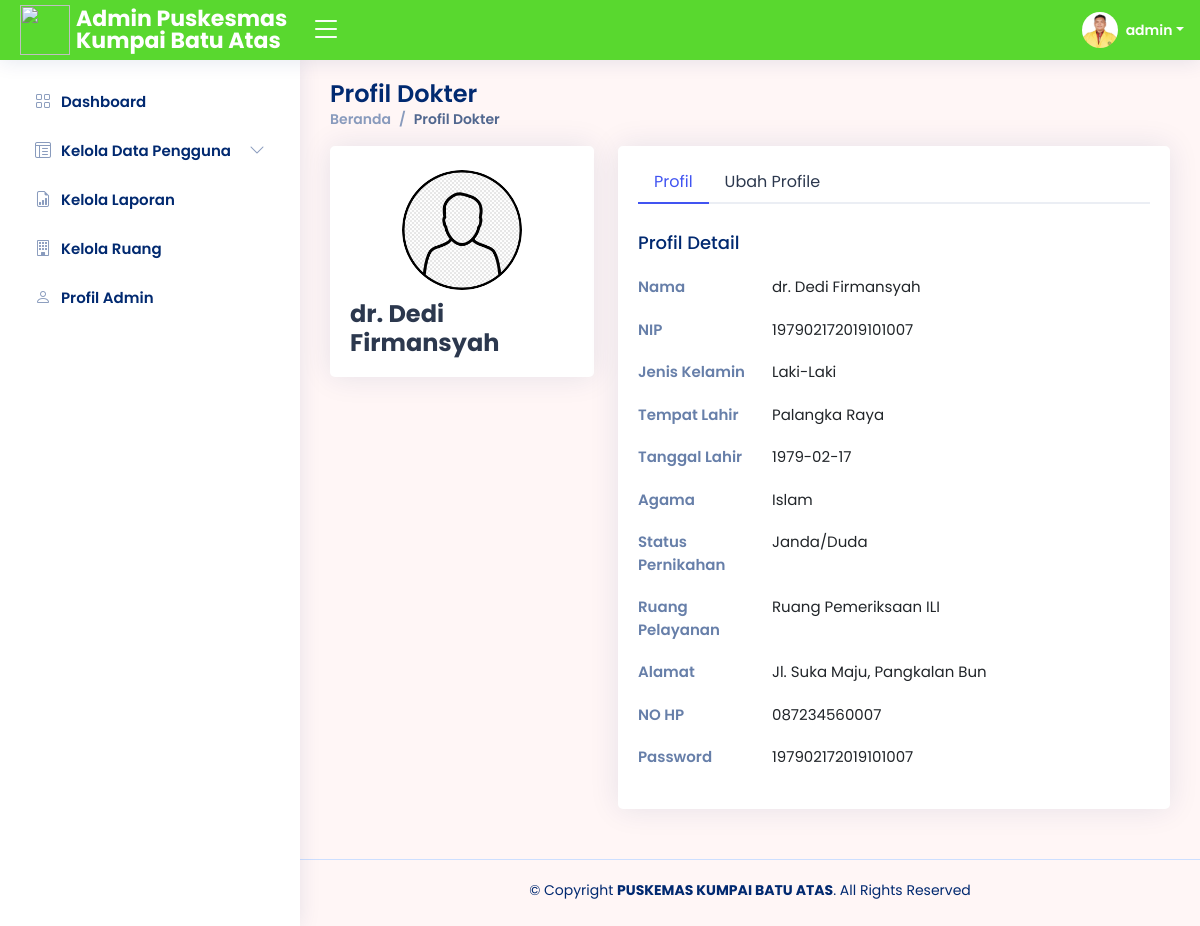
Screenshot of /adm/Kelola_Dokter/detail-dokter.php?nip_dokter=197902172019101007 (signed in) with the database file from the repository.
### tables this page shows
CREATE TABLE `dokter` (
  `nip_dokter` bigint(20) NOT NULL,
  `id_ruang` bigint(20) NOT NULL,
  `foto_dokter` text NOT NULL,
  `nama_dokter` varchar(50) NOT NULL,
  `jk_dokter` enum('Laki-Laki','Perempuan') NOT NULL,
  `agama_dokter` enum('Islam','Kristen','Katolik','Hindu','Buddha','Khonghucu') NOT NULL,
  `status_pernikahan_dokter` enum('Sudah Menikah','Belum Menikah','Janda/Duda') NOT NULL,
  `alamat_dokter` varchar(100) NOT NULL,
  `no_hp_dokter` varchar(50) NOT NULL,
  `password_dokter` varchar(50) NOT NULL,
  `tgl_lahir_dokter` date NOT NULL,
  `tempat_lahir_dokter` varchar(50) NOT NULL
);

CREATE TABLE `ruang` (
  `id_ruang` bigint(20) NOT NULL,
  `nama_ruang` varchar(100) NOT NULL,
  `tipe_ruang` enum('pelayanan','internal') NOT NULL DEFAULT 'pelayanan'
);

### adm/Kelola_Dokter/detail-dokter.php (the view, shortened to what this page needs)
<?php
require 'function-dokter.php';
$detail = $_GET["nip_dokter"];
?>
<!DOCTYPE html>
<html lang="en">
<head>
  <?php
  include '../link.php';
  ?>
</head>
<body>
  <?php
  include '../header.php';
  include '../siderbar.php';
  ?>
  <main id="main" class="main">
    <?php
    $tampildokter = mysqli_query($conn, "SELECT * FROM dokter a left join ruang b on a.id_ruang=b.id_ruang WHERE nip_dokter='$detail'");
    while ($data = mysqli_fetch_array($tampildokter)) {
      $foto_dokter = $data['foto_dokter'];
      $nama_dokter = $data['nama_dokter'];
      $tempat_lahir_dokter = $data['tempat_lahir_dokter'];
      $tgl_lahir_dokter = $data['tgl_lahir_dokter'];
    ?>
      <div class="pagetitle">
        <h1>Profil Dokter</h1>
        <nav>
          <ol class="breadcrumb">
            <li class="breadcrumb-item"><a href="../Dashboard/index.php">Beranda</a></li>
            <li class="breadcrumb-item active">Profil Dokter</li>
          </ol>
        </nav>
      </div>
      <section class="section profile">
        <div class="row">
          <div class="col-xl-4">
            <div class="card">
              <div class="card-body profile-card pt-4 d-flex flex-column align-items-center">
                <img src="img/<?= $foto_dokter; ?>" alt="<?= $foto_dokter; ?>" class="rounded-circle">
                <h2><?= $nama_dokter; ?></h2>
              </div>
            </div>
          </div>
          <div class="col-xl-8">
            <div class="card">
              <div class="card-body pt-3">
                <ul class="nav nav-tabs nav-tabs-bordered">
                  <li class="nav-item">
                    <button class="nav-link active" data-bs-toggle="tab" data-bs-target="#profile-overview">Profil</button>
                  </li>
                  <li class="nav-item">
                    <button class="nav-link" data-bs-toggle="tab" data-bs-target="#profile-edit">Ubah Profile</button>
                  </li>
                </ul>
                <div class="tab-content pt-2">
                  <div class="tab-pane fade show active profile-overview" id="profile-overview">
                    <h5 class="card-title">Profil Detail</h5>
                    <div class="row">
                      <div class="col-lg-3 col-md-4 label ">Nama</div>
                      <div class="col-lg-9 col-md-8"><?php echo $data['nama_dokter']; ?></div>
                    </div>
                    <div class="row">
                      <div class="col-lg-3 col-md-4 label ">NIP</div>
                      <div class="col-lg-9 col-md-8"><?php echo $data['nip_dokter']; ?></div>
                    </div>
                    <div class="row">
                      <div class="col-lg-3 col-md-4 label ">Jenis Kelamin</div>
                      <div class="col-lg-9 col-md-8"><?php echo $data['jk_dokter']; ?></div>
                    </div>
                    <div class="row">
                      <div class="col-lg-3 col-md-4 label ">Tempat Lahir</div>
                      <div class="col-lg-9 col-md-8"><?= $tempat_lahir_dokter; ?></div>
                    </div>
                    <div class="row">
                      <div class="col-lg-3 col-md-4 label ">Tanggal Lahir</div>
                      <div class="col-lg-9 col-md-8"><?= $tgl_lahir_dokter; ?></div>
                    </div>
                    <div class="row">
                      <div class="col-lg-3 col-md-4 label ">Agama</div>
                      <div class="col-lg-9 col-md-8"><?php echo $data['agama_dokter']; ?></div>
                    </div>
                    <div class="row">
                      <div class="col-lg-3 col-md-4 label ">Status Pernikahan</div>
                      <div class="col-lg-9 col-md-8"><?php echo $data['status_pernikahan_dokter']; ?></div>
                    </div>
                    <div class="row">
                      <div class="col-lg-3 col-md-4 label ">Ruang Pelayanan</div>
                      <div class="col-lg-9 col-md-8"><?php echo $data['nama_ruang']; ?></div>
                    </div>
                    <div class="row">
                      <div class="col-lg-3 col-md-4 label ">Alamat</div>
                      <div class="col-lg-9 col-md-8"><?php echo $data['alamat_dokter']; ?></div>
                    </div>
                    <div class="row">
                      <div class="col-lg-3 col-md-4 label ">NO HP</div>
                      <div class="col-lg-9 col-md-8"><?php echo $data['no_hp_dokter']; ?></div>
                    </div>
                    <div class="row">
                      <div class="col-lg-3 col-md-4 label ">Password</div>
                      <div class="col-lg-9 col-md-8"><?php echo $data['password_dokter']; ?></div>
                    </div>
                  </div>
                </div>
              </div>
            </div>
          </div>
      </section>
    <?php
    };
    ?>
  </main>
  <?php
  include '../footer.php';
  ?>
</body>
</html>

### adm/header.php (shortened to what this page needs)
<?php
include "../../koneksi.php";
?>
<header id="header" class="header fixed-top d-flex align-items-center">
  <div class="d-flex align-items-center justify-content-between">
    <a href="index.php" class="logo d-flex align-items-center">
      <img src="../img/logo_pkm.jpg" width="50" height="50">
      <span class="d-none d-lg-block">Admin Puskesmas Kumpai Batu Atas</span>
    </a>
    <i class="bi bi-list toggle-sidebar-btn collapsed"></i>
  </div>
  <nav class="header-nav ms-auto">
    <?php
    $id_adm = $_SESSION['admin_id'];
    $tampiladmin = mysqli_query($conn, "SELECT * FROM admin WHERE id_admin='$id_adm'");
    while ($data = mysqli_fetch_array($tampiladmin)) :
    ?>
      <ul class="d-flex align-items-center">
        <li class="nav-item dropdown pe-3">
          <a class="nav-link nav-profile d-flex align-items-center pe-0" href="#" data-bs-toggle="dropdown">
            <img src="../Profil_Admin/img/<?php echo $data['foto_admin']; ?>" alt="<?php echo $data['foto_admin']; ?>" class="rounded-circle">
            <span class="d-none d-md-block dropdown-toggle ps-2"><?php echo $data['username_admin']; ?></span>
          </a>
        </li>
      </ul>
    <?php
    endwhile;
    ?>
  </nav>
</header>

### adm/assets/css/style5.css (style rules this page uses)
:root { scroll-behavior: smooth; }
body { font-family: "Open Sans", sans-serif; background: #fff6f6; color: #444444; }
a { color: #4154f1; text-decoration: none; }
h1, h2, h3, h4, h5, h6 { font-family: "Nunito", sans-serif; }
#main { margin-top: 60px; padding: 20px 30px; transition: all 0.3s; }
.pagetitle { margin-bottom: 10px; }
.pagetitle h1 { font-size: 24px; margin-bottom: 0; font-weight: 600; color: #012970; }
.card { margin-bottom: 30px; border: none; border-radius: 5px; box-shadow: 0px 0 30px rgba(1, 41, 112, 0.1); }
.card-title { padding: 20px 0 15px 0; font-size: 18px; font-weight: 500; color: #012970; font-family: "Poppins", sans-serif; }
.card-body { padding: 0 20px 20px 20px; }
.breadcrumb { font-size: 14px; font-family: "Nunito", sans-serif; color: #899bbd; font-weight: 600; }
.breadcrumb a { color: #899bbd; transition: 0.3s; }
.breadcrumb .breadcrumb-item::before { color: #899bbd; }
.breadcrumb .active { color: #51678f; font-weight: 600; }
.nav-tabs-bordered { border-bottom: 2px solid #ebeef4; }
.nav-tabs-bordered .nav-link { margin-bottom: -2px; border: none; color: #2c384e; }
.nav-tabs-bordered .nav-link.active { background-color: #fff; color: #4154f1; border-bottom: 2px solid #4154f1; }
.logo { line-height: 1; }
@media (min-width: 1200px) { .logo { width: 280px; } }
.logo img { margin-right: 6px; }
.logo span { font-size: 22px; font-weight: 700; color: #ffffff; font-family: "Nunito", sans-serif; }
.header { transition: all 0.5s; z-index: 997; height: 60px; box-shadow: 0px 2px 20px rgba(1, 41, 112, 0.1); background-color: #59d82f; padding-left: 20px; }
.header .toggle-sidebar-btn { font-size: 32px; padding-left: 10px; cursor: pointer; color: #ffffff; }
.header-nav ul { list-style: none; }
.header-nav>ul { margin: 0; padding: 0; }
.header-nav .nav-profile { color: #ffffff; }
.header-nav .nav-profile img { max-height: 36px; }
.header-nav .nav-profile span { font-size: 14px; font-weight: 600; }
@media (min-width: 1200px) { #main, #footer { margin-left: 300px; } }
.profile .profile-card img { max-width: 120px; }
.profile .profile-card h2 { font-size: 24px; font-weight: 700; color: #2c384e; margin: 10px 0 0 0; }
.profile .profile-overview .row { margin-bottom: 20px; font-size: 15px; }
.profile .profile-overview .card-title { color: #012970; }
.profile .profile-overview .label { font-weight: 600; color: rgba(1, 41, 112, 0.6); }
body, h1, h2, h3, h4, h5, h6, p, a, span, td, th, label, input, button, select, .breadcrumb, .card-title, .card-text { font-family: 'Poppins', sans-serif !important; }

### rows the page displays
dokter: foto_dokter (placeholder picture), nama_dokter "dr. Dedi Firmansyah", nip_dokter "197902172019101007", jk_dokter "Laki-Laki", tempat_lahir_dokter "Palangka Raya", tgl_lahir_dokter "1979-02-17", agama_dokter "Islam", status_pernikahan_dokter "Janda/Duda", id_ruang.nama_ruang "Ruang Pemeriksaan ILI", alamat_dokter "Jl. Suka Maju, Pangkalan Bun", no_hp_dokter "087234560007", password_dokter "197902172019101007"

### other values shown
$data['username_admin'] "admin"
